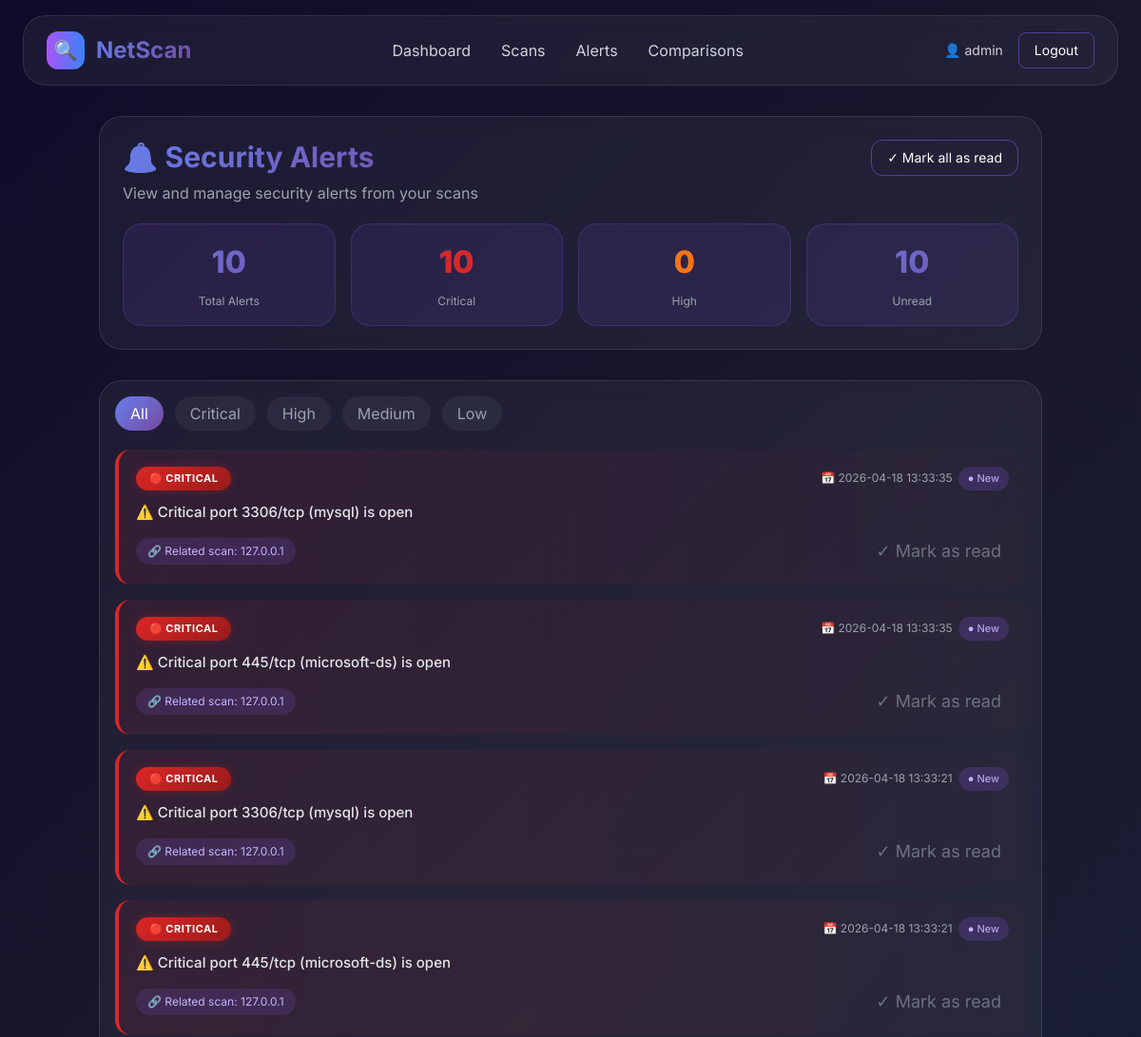
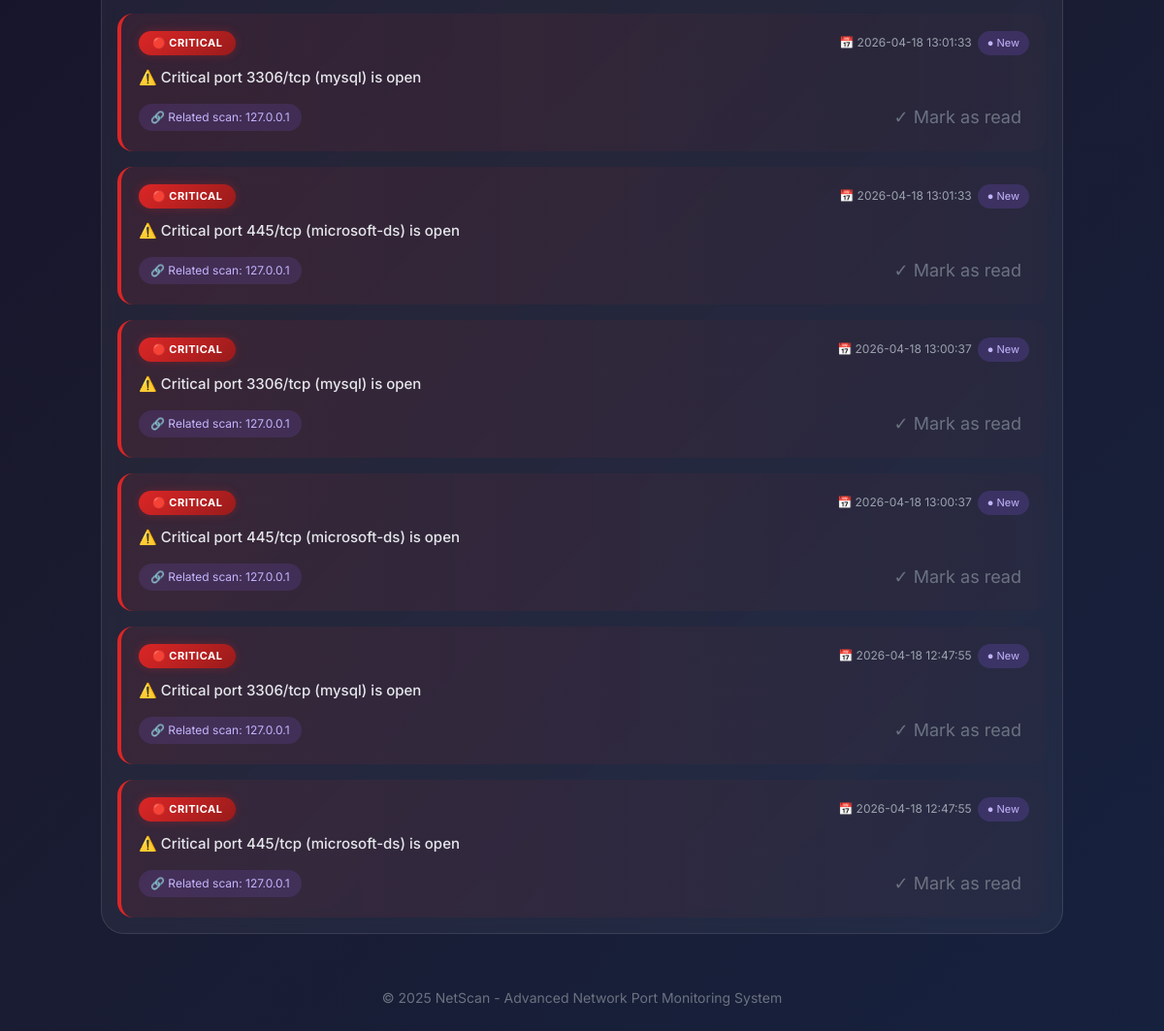
Screenshot of /alerts (signed in) with the database file from the repository (2 pictures, top to bottom).
### app/models.py (models this page shows)
class Alert(db.Model):
    id = db.Column(db.Integer, primary_key=True)
    user_id = db.Column(db.Integer, db.ForeignKey('user.id'), nullable=False)
    scan_id = db.Column(db.Integer, db.ForeignKey('scan.id'), nullable=True)
    alert_type = db.Column(db.String(50), nullable=False)  # new_port, port_closed, service_change
    message = db.Column(db.Text, nullable=False)
    severity = db.Column(db.String(20), default='medium')  # critical, high, medium, low
    is_read = db.Column(db.Boolean, default=False)
    created_at = db.Column(db.DateTime, default=datetime.utcnow)
    scan = db.relationship('Scan', backref='alerts')

class Scan(db.Model):
    id = db.Column(db.Integer, primary_key=True)
    user_id = db.Column(db.Integer, db.ForeignKey('user.id'), nullable=False)
    target = db.Column(db.String(255), nullable=False)
    scan_type = db.Column(db.String(20), default='quick')  # quick or full
    status = db.Column(db.String(20), default='pending')  # pending, running, completed, failed
    start_time = db.Column(db.DateTime, default=datetime.utcnow)
    end_time = db.Column(db.DateTime, nullable=True)
    duration = db.Column(db.Float, nullable=True)  # in seconds
    notes = db.Column(db.Text, nullable=True)
    ports = db.relationship('Port', backref='scan', lazy=True, cascade='all, delete-orphan')

### app/routes.py (the view)
@dashboard_bp.route('/alerts')
@login_required
def alerts():
    user_id = session['user_id']
    page = request.args.get('page', 1, type=int)
    alerts = Alert.query.filter_by(user_id=user_id).order_by(Alert.created_at.desc()).paginate(page=page, per_page=20)
    return render_template('alerts.html', alerts=alerts)

### app/routes.py (called while the page is built)
def login_required(f):
    @wraps(f)
    def decorated_function(*args, **kwargs):
        if 'user_id' not in session:
            return redirect(url_for('auth.login'))
        return f(*args, **kwargs)
    return decorated_function

### templates/alerts.html (shortened to what this page needs)
{% extends "base.html" %}
{% block content %}
<div class="max-w-5xl mx-auto">
    <div class="alerts-header">
        <div class="flex flex-wrap justify-between items-start gap-4">
            <div>
                <h1 class="text-3xl font-bold gradient-text mb-2">🔔 Security Alerts</h1>
                <p class="text-gray-400">View and manage security alerts from your scans</p>
            </div>
            <div class="flex gap-2">
                <button id="markAllReadBtn" class="btn-outline-modern px-4 py-2 rounded-xl text-white text-sm">
                    ✓ Mark all as read
                </button>
            </div>
        </div>
        <div class="stats-grid">
            <div class="stat-box">
                <div class="stat-number">{{ alerts.total if alerts else 0 }}</div>
                <div class="stat-label">Total Alerts</div>
            </div>
            <div class="stat-box">
                <div class="stat-number" style="color: #dc2626;">{{ alerts.items|selectattr('severity', 'equalto', 'critical')|list|length if alerts else 0 }}</div>
                <div class="stat-label">Critical</div>
            </div>
            <div class="stat-box">
                <div class="stat-number" style="color: #f97316;">{{ alerts.items|selectattr('severity', 'equalto', 'high')|list|length if alerts else 0 }}</div>
                <div class="stat-label">High</div>
            </div>
            <div class="stat-box">
                <div class="stat-number">{{ alerts.items|selectattr('is_read', 'equalto', false)|list|length if alerts else 0 }}</div>
                <div class="stat-label">Unread</div>
            </div>
        </div>
    </div>
    <div class="alerts-container">
        <div class="filter-bar">
            <button class="filter-btn active" data-filter="all">All</button>
            <button class="filter-btn" data-filter="critical">Critical</button>
            <button class="filter-btn" data-filter="high">High</button>
            <button class="filter-btn" data-filter="medium">Medium</button>
            <button class="filter-btn" data-filter="low">Low</button>
        </div>
        {% if alerts and alerts.items %}
        <div id="alertsList">
            {% for alert in alerts.items %}
            <div class="alert-card {{ alert.severity }} {% if alert.is_read %}read{% endif %}" data-severity="{{ alert.severity }}">
                <div class="alert-header">
                    <div class="severity-badge severity-{{ alert.severity }}">
                        {% if alert.severity == 'critical' %}🔴 CRITICAL
                        {% elif alert.severity == 'high' %}🟠 HIGH
                        {% elif alert.severity == 'medium' %}🟡 MEDIUM
                        {% else %}🟢 LOW{% endif %}
                    </div>
                    <div class="alert-date">
                        📅 {{ alert.created_at.strftime('%Y-%m-%d %H:%M:%S') }}
                        {% if not alert.is_read %}
                        <span class="read-status unread">● New</span>
                        {% endif %}
                    </div>
                </div>
                <div class="alert-message">
                    ⚠️ {{ alert.message }}
                </div>
                <div class="alert-footer">
                    <a href="{{ url_for('dashboard.scan_detail', scan_id=alert.scan_id) }}" class="scan-link">
                        🔗 Related scan: {{ alert.scan.target if alert.scan else '#' }}
                    </a>
                    {% if not alert.is_read %}
                    <button class="mark-read-btn" data-alert-id="{{ alert.id }}" title="Mark as read">
                        ✓ Mark as read
                    </button>
                    {% else %}
                    <span class="read-status">✓ Read</span>
                    {% endif %}
                </div>
            </div>
            {% endfor %}
        </div>
        {% else %}
        <div class="empty-state">
            <div class="empty-icon">🛡️</div>
            <h3 class="text-xl font-semibold text-white mb-2">No alerts</h3>
            <p class="text-gray-400">Your network appears to be secure</p>
        </div>
        {% endif %}
    </div>
</div>
{% endblock %}

### templates/base.html (style rules this page uses)
* { font-family: 'Inter', sans-serif; }
body { background: linear-gradient(135deg, #0f0c29 0%, #1a1a2e 50%, #16213e 100%); min-height: 100vh; }
.btn-outline-modern { background: transparent; border: 1px solid rgba(139, 92, 246, 0.5); transition: all 0.3s ease; }
.gradient-text { background: linear-gradient(135deg, #667eea 0%, #764ba2 100%); -webkit-background-clip: text; background-clip: text; color: transparent; }

### templates/alerts.html (style rules this page uses)
.alerts-header { background: rgba(255, 255, 255, 0.05); backdrop-filter: blur(10px); border-radius: 24px; padding: 24px; margin-bottom: 32px; border: 1px solid rgba(255, 255, 255, 0.1); }
.stats-grid { display: grid; grid-template-columns: repeat(auto-fit, minmax(160px, 1fr)); gap: 16px; margin-top: 20px; }
.stat-box { background: rgba(139, 92, 246, 0.1); border-radius: 20px; padding: 16px; text-align: center; border: 1px solid rgba(139, 92, 246, 0.2); transition: all 0.3s ease; }
.stat-number { font-size: 32px; font-weight: 800; background: linear-gradient(135deg, #667eea, #764ba2); -webkit-background-clip: text; background-clip: text; color: transparent; }
.stat-label { color: #9ca3af; font-size: 12px; margin-top: 8px; }
.alerts-container { background: rgba(255, 255, 255, 0.05); backdrop-filter: blur(10px); border-radius: 24px; border: 1px solid rgba(255, 255, 255, 0.1); overflow: hidden; }
.alert-card { background: rgba(255, 255, 255, 0.03); border-left: 4px solid; border-radius: 16px; margin: 16px; padding: 18px; transition: all 0.3s ease; cursor: pointer; }
.alert-card.critical { border-left-color: #dc2626; background: linear-gradient(90deg, rgba(220, 38, 38, 0.1), rgba(220, 38, 38, 0.02)); }
.alert-header { display: flex; justify-content: space-between; align-items: center; flex-wrap: wrap; gap: 12px; margin-bottom: 12px; }
.severity-badge { display: inline-flex; align-items: center; gap: 6px; padding: 4px 14px; border-radius: 20px; font-size: 11px; font-weight: 700; text-transform: uppercase; letter-spacing: 0.5px; }
.severity-critical { background: linear-gradient(135deg, #dc2626, #991b1b); color: white; box-shadow: 0 0 10px rgba(220, 38, 38, 0.3); }
.alert-date { font-size: 12px; color: #9ca3af; display: flex; align-items: center; gap: 6px; }
.alert-message { font-size: 15px; color: #e5e7eb; margin-bottom: 12px; font-weight: 500; }
.alert-footer { display: flex; justify-content: space-between; align-items: center; flex-wrap: wrap; gap: 12px; }
.scan-link { display: inline-flex; align-items: center; gap: 6px; background: rgba(139, 92, 246, 0.15); padding: 5px 12px; border-radius: 20px; font-size: 12px; color: #c4b5fd; text-decoration: none; transition: all 0.2s ease; }
.read-status { font-size: 11px; padding: 4px 10px; border-radius: 20px; background: rgba(255, 255, 255, 0.1); color: #9ca3af; }
.read-status.unread { background: rgba(139, 92, 246, 0.2); color: #c4b5fd; }
.mark-read-btn { background: none; border: none; color: #6b7280; cursor: pointer; font-size: 18px; transition: all 0.2s ease; padding: 4px 8px; border-radius: 20px; }
.filter-bar { display: flex; gap: 12px; margin-bottom: 20px; flex-wrap: wrap; padding: 0 16px; padding-top: 16px; }
.filter-btn { background: rgba(255, 255, 255, 0.05); border: none; padding: 6px 16px; border-radius: 20px; color: #9ca3af; cursor: pointer; transition: all 0.2s ease; }
.filter-btn:hover, .filter-btn.active { background: linear-gradient(135deg, #667eea, #764ba2); color: white; }

### rows the page displays
Alert: severity "🔴 CRITICAL", created_at "2026-04-18 13:33:35", is_read "● New", message "Critical port 3306/tcp (mysql) is open", scan "127.0.0.1"
Alert: severity "🔴 CRITICAL", created_at "2026-04-18 13:33:35", is_read "● New", message "Critical port 445/tcp (microsoft-ds) is open", scan "127.0.0.1"
Alert: severity "🔴 CRITICAL", created_at "2026-04-18 13:33:21", is_read "● New", message "Critical port 3306/tcp (mysql) is open", scan "127.0.0.1"
Alert: severity "🔴 CRITICAL", created_at "2026-04-18 13:33:21", is_read "● New", message "Critical port 445/tcp (microsoft-ds) is open", scan "127.0.0.1"
Alert: severity "🔴 CRITICAL", created_at "2026-04-18 13:01:33", is_read "● New", message "Critical port 3306/tcp (mysql) is open", scan "127.0.0.1"
Alert: severity "🔴 CRITICAL", created_at "2026-04-18 13:01:33", is_read "● New", message "Critical port 445/tcp (microsoft-ds) is open", scan "127.0.0.1"
Alert: severity "🔴 CRITICAL", created_at "2026-04-18 13:00:37", is_read "● New", message "Critical port 3306/tcp (mysql) is open", scan "127.0.0.1"
Alert: severity "🔴 CRITICAL", created_at "2026-04-18 13:00:37", is_read "● New", message "Critical port 445/tcp (microsoft-ds) is open", scan "127.0.0.1"
Alert: severity "🔴 CRITICAL", created_at "2026-04-18 12:47:55", is_read "● New", message "Critical port 3306/tcp (mysql) is open", scan "127.0.0.1"
Alert: severity "🔴 CRITICAL", created_at "2026-04-18 12:47:55", is_read "● New", message "Critical port 445/tcp (microsoft-ds) is open", scan "127.0.0.1"

### other values shown
{{ session.get('username', 'User') }} "admin"
